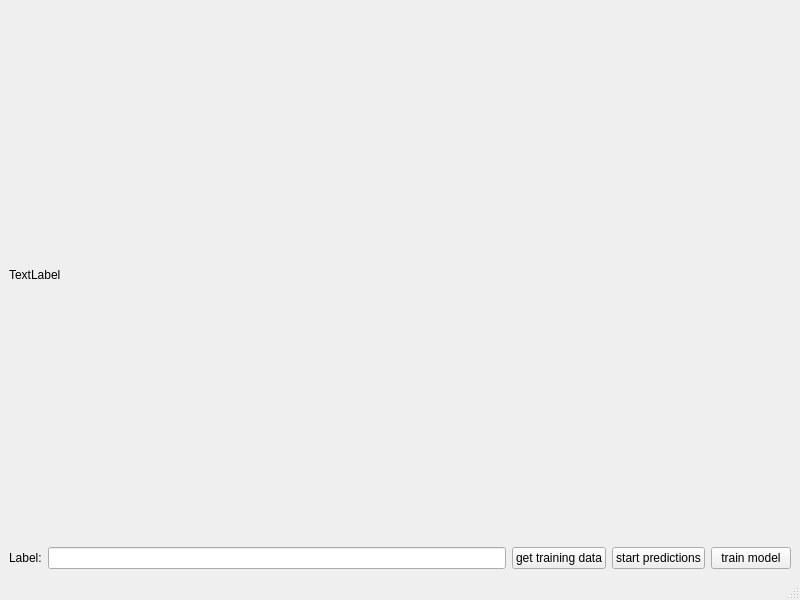
<?xml version="1.0" encoding="UTF-8"?>
<ui version="4.0">
 <class>MainWindow</class>
 <widget class="QMainWindow" name="MainWindow">
  <property name="geometry">
   <rect>
    <x>0</x>
    <y>0</y>
    <width>800</width>
    <height>600</height>
   </rect>
  </property>
  <property name="windowTitle">
   <string>MainWindow</string>
  </property>
  <widget class="QWidget" name="centralwidget">
   <layout class="QGridLayout" name="gridLayout">
    <item row="2" column="0">
     <layout class="QHBoxLayout" name="horizontalLayout">
      <item>
       <widget class="QLabel" name="label_2">
        <property name="text">
         <string>Label:</string>
        </property>
       </widget>
      </item>
      <item>
       <widget class="QLineEdit" name="lineEdit"/>
      </item>
      <item>
       <widget class="QPushButton" name="pushButton_get_data">
        <property name="text">
         <string>get training data</string>
        </property>
       </widget>
      </item>
      <item>
       <widget class="QPushButton" name="pushButton_predict">
        <property name="text">
         <string>start predictions</string>
        </property>
       </widget>
      </item>
      <item>
       <widget class="QPushButton" name="pushButton_train_model">
        <property name="text">
         <string>train model</string>
        </property>
       </widget>
      </item>
     </layout>
    </item>
    <item row="1" column="0">
     <widget class="QLabel" name="label">
      <property name="text">
       <string>TextLabel</string>
      </property>
     </widget>
    </item>
   </layout>
  </widget>
  <widget class="QMenuBar" name="menubar">
   <property name="geometry">
    <rect>
     <x>0</x>
     <y>0</y>
     <width>800</width>
     <height>30</height>
    </rect>
   </property>
  </widget>
  <widget class="QStatusBar" name="statusbar"/>
 </widget>
 <resources/>
 <connections/>
</ui>
